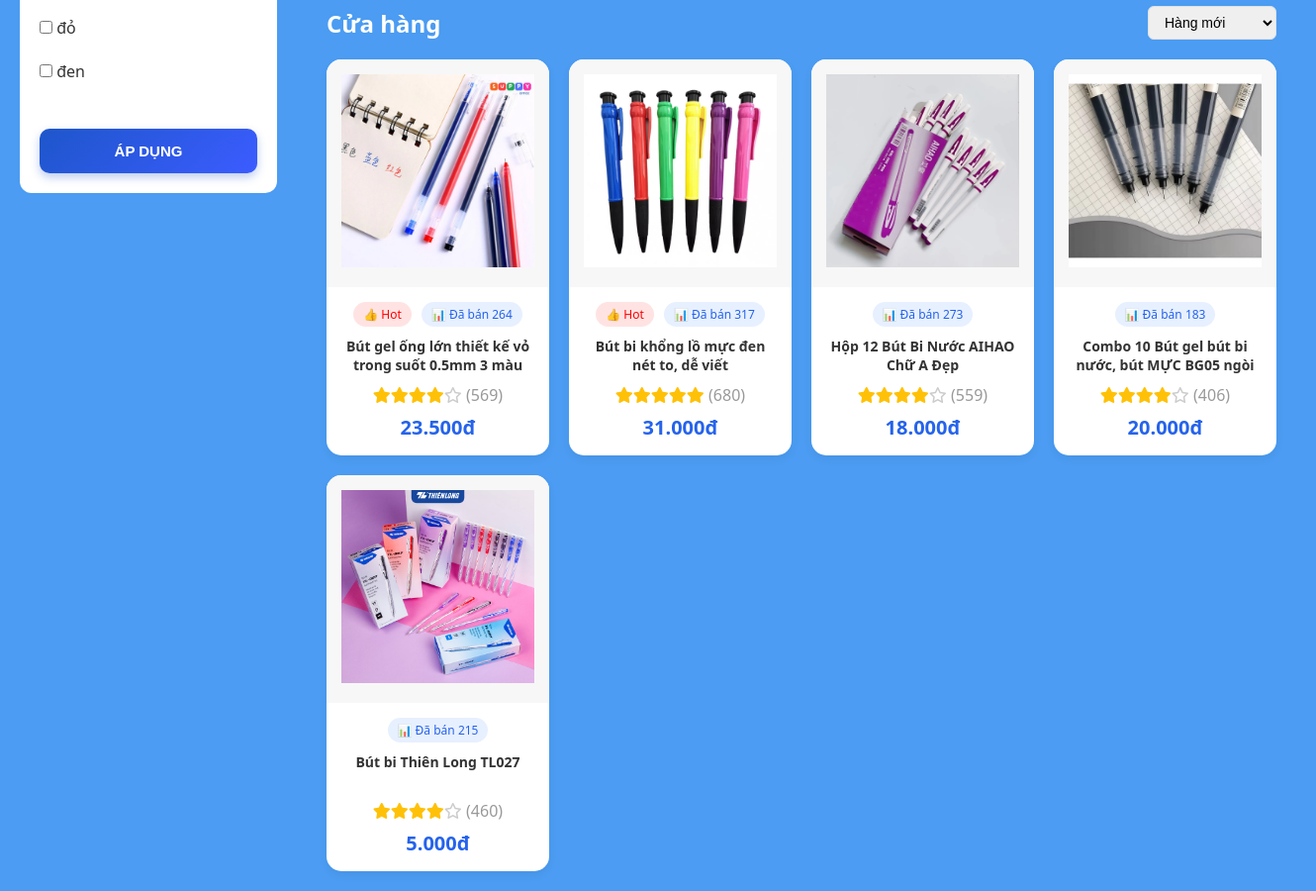
The page /shop.php?category_id=8 (middle part) on the database as committed earlier.
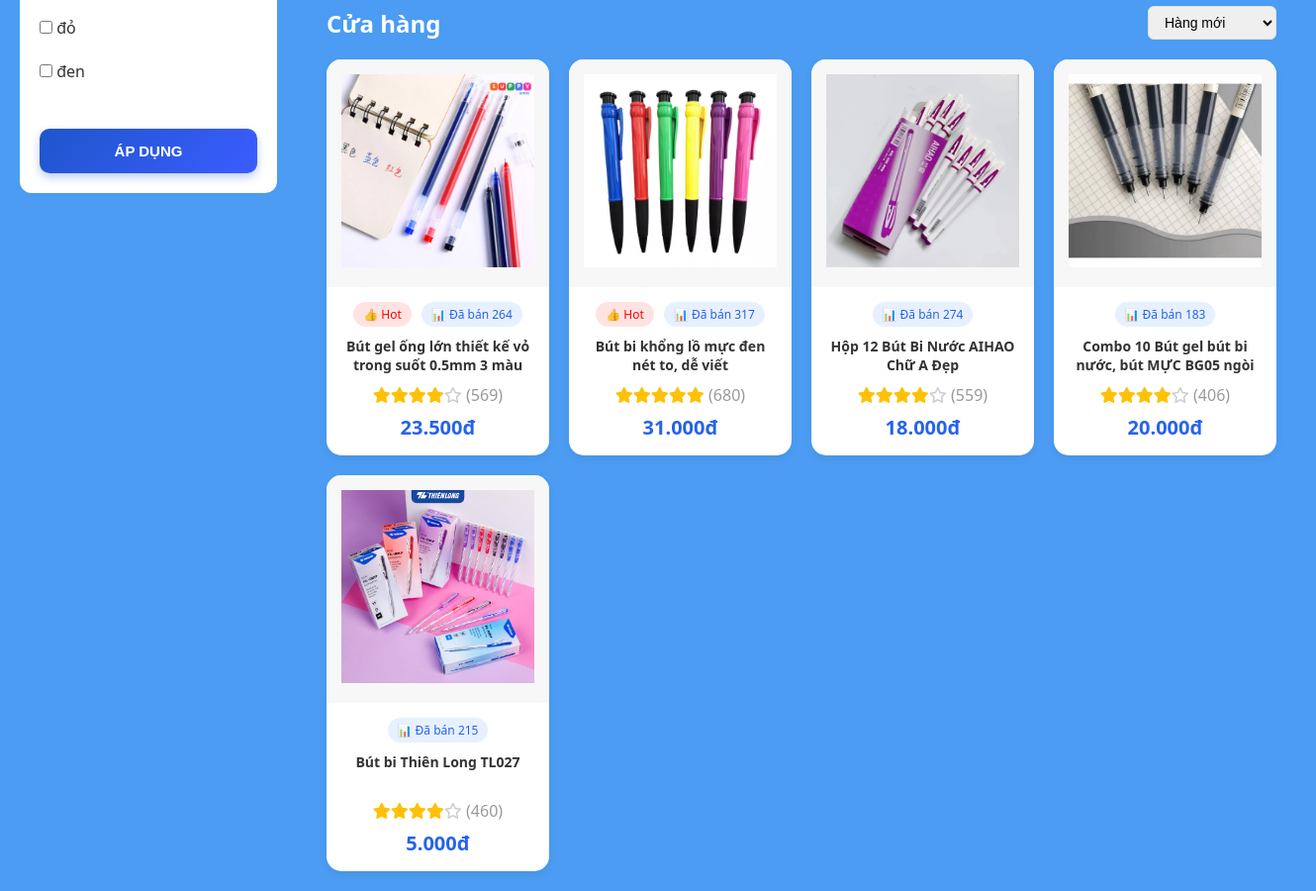
The same page on the database as committed later.
### tables this page shows
CREATE TABLE `sanpham` (
  `MaSP` int NOT NULL,
  `TenSP` varchar(200) DEFAULT NULL,
  `GiaBan` decimal(10,2) DEFAULT NULL,
  `SoLuongTon` int DEFAULT NULL,
  `Hinh` varchar(255) DEFAULT NULL,
  `MoTa` text,
  `madanhmuc` int DEFAULT NULL,
  `mathuonghieu` int DEFAULT NULL,
  `maqtv` int DEFAULT NULL,
  `MaKhuyenMai` int DEFAULT NULL,
  `SoLuongDaBan` int DEFAULT '0',
  `NoiBat` tinyint(1) DEFAULT '0',
  `Rating` int DEFAULT '5',
  `SoLuotDanhGia` int DEFAULT '0'
);

### shop.php (the view, shortened to what this page needs)
<?php
require_once "./config/db.php";
$conditions  = [];
$keyword     = trim($_GET['keyword'] ?? '');
$category_id = isset($_GET['category_id']) && $_GET['category_id'] != '' ? (int)$_GET['category_id'] : 0;
if ($category_id > 0) {
    $conditions[] = "madanhmuc = $category_id";
}
$sort_map = [
    'az'       => 'TenSP ASC',
    'za'       => 'TenSP DESC',
    'gia_tang' => 'GiaBan ASC',
    'gia_giam' => 'GiaBan DESC',
    'moi'      => 'MaSP DESC',
    'ban_chay' => 'SoLuongDaBan DESC',
];
$sort_key = $_GET['sort'] ?? 'moi';
$order_by = $sort_map[$sort_key] ?? 'MaSP DESC';
$sql_product = "SELECT * FROM sanpham";
if (count($conditions) > 0) {
    $sql_product .= " WHERE " . implode(' AND ', $conditions);
}
$sql_product .= " ORDER BY $order_by";
$result_product = mysqli_query($conn, $sql_product);
$total_found    = $result_product ? mysqli_num_rows($result_product) : 0;
$filters = [];
if ($category_id > 0) {
    $sql_attr    = "SELECT DISTINCT LoaiThuocTinh, GiaTri FROM bienthe_sanpham WHERE madanhmuc = $category_id";
    $result_attr = mysqli_query($conn, $sql_attr);
    if ($result_attr) {
        while ($row = mysqli_fetch_assoc($result_attr))
            $filters[$row['LoaiThuocTinh']][] = $row['GiaTri'];
    }
}
?>
<!doctype html>
<html lang="vi">
<head>
    <link rel="stylesheet" href="https://cdnjs.cloudflare.com/ajax/libs/font-awesome/6.5.0/css/all.min.css" />
    <link rel="stylesheet" href="./assets/css/shop.css" />
    <link rel="stylesheet" href="./assets/css/reposive.css" />
</head>
<body>
    <div class="shop-container">
        <aside class="shop-sidebar">
            <form action="shop.php" method="GET">
                <?php foreach ($filters as $loai => $values): ?>
                    <div class="filter-section">
                        <?php foreach ($values as $v): ?>
                            <label><input type="checkbox" name="attr[<?= $loai ?>][]" value="<?= $v ?>"> <?= $v ?></label><br>
                        <?php endforeach; ?>
                    </div>
                <?php endforeach; ?>
                <button type="submit" class="btn-filter">Áp dụng</button>
            </form>
        </aside>
        <div class="shop-content">
            <div class="shop-header">
                <h2><?= $keyword ? 'Kết quả tìm kiếm' : 'Cửa hàng' ?></h2>
                <div class="shop-actions">
                    <form action="shop.php" method="GET" style="display:inline">
                        <select name="sort" class="sort-select" onchange="this.form.submit()">
                            <option value="moi" <?= $sort_key == 'moi'     ? 'selected' : '' ?>>Hàng mới</option>
                        </select>
                    </form>
                </div>
            </div>
            <?php if ($total_found === 0 && $keyword !== ''): ?>
                <div class="search-empty">
                    <span class="material-symbols-outlined">search_off</span>
                    <h3>Không tìm thấy "<?= htmlspecialchars($keyword) ?>"</h3>
                    <p>Thử lại với từ khóa khác hoặc xem toàn bộ sản phẩm nhé!</p>
                    <a href="shop.php">← Xem tất cả sản phẩm</a>
                </div>
            <?php elseif ($total_found === 0): ?>
                <p>Không có sản phẩm</p>
            <?php else: ?>
                <div class="product-grid" id="productGrid">
                    <?php
                    function highlight($text, $kw)
                    {
                        if (!$kw) return htmlspecialchars($text);
                        return preg_replace(
                            '/(' . preg_quote(htmlspecialchars($kw), '/') . ')/iu',
                            '<mark class="kw-highlight">$1</mark>',
                            htmlspecialchars($text)
                        );
                    }
                    while ($sp = mysqli_fetch_assoc($result_product)):
                        $ma_sp      = $sp['MaSP'];
                        $ten_sp     = $sp['TenSP'];
                        $gia_ban    = $sp['GiaBan'];
                        $hinh_anh   = $sp['Hinh'];
                        $da_ban     = $sp['SoLuongDaBan'];
                        $rating     = $sp['Rating'];
                        $is_hot     = $sp['NoiBat'];
                        $so_luot_dg = $sp['SoLuotDanhGia'];
                    ?>
                        <a href="product-detail.php?id=<?= $ma_sp ?>" style="text-decoration:none;color:inherit;display:block">
                            <div class="product-card">
                                <div class="product-img">
                                    <img src="./assets/file_anh/San_Pham/<?= !empty($hinh_anh) ? $hinh_anh : 'default.png' ?>"
                                        alt="<?= htmlspecialchars($ten_sp) ?>" />
                                </div>
                                <div class="product-info">
                                    <div class="product-tag">
                                        <?php if ($is_hot == 1): ?><span class="new">👍 Hot</span><?php endif; ?>
                                        <span class="sold">📊 Đã bán <?= $da_ban ?></span>
                                    </div>
                                    <h3 class="product-name"><?= highlight($ten_sp, $keyword) ?></h3>
                                    <div class="rating">
                                        <?php for ($i = 1; $i <= 5; $i++) echo ($i <= $rating) ? '<i class="fa-solid fa-star" style="color:#ffc107"></i>' : '<i class="fa-regular fa-star" style="color:#ccc"></i>'; ?>
                                        <span>(<?= $so_luot_dg ?>)</span>
                                    </div>
                                    <div class="price"><?= number_format($gia_ban, 0, ',', '.') ?>đ</div>
                                </div>
                            </div>
                        </a>
                    <?php endwhile; ?>
                </div>
            <?php endif; ?>
        </div>
    </div>
</body>
</html>

### assets/css/shop.css (style rules this page uses)
* { margin: 0; padding: 0; box-sizing: border-box; }
body { font-family: "Segoe UI", Tahoma, Geneva, Verdana, sans-serif; background-color: #fff8f8; color: #333; }
.shop-container { display: grid; grid-template-columns: 260px 1fr; gap: 30px; padding: 20px; align-items: start; background-color: #4b9cf2; }
.shop-content { padding: 20px; border-radius: 12px; }
.shop-sidebar { background: white; padding: 20px; border-radius: 12px; position: sticky; top: 15%; height: auto; max-height: 80vh; overflow-y: auto; }
.filter-section label { display: block; font-size: 16px; }
.btn-filter { display: block; width: 100%; background: linear-gradient( 135deg, #1e56cb, #3b5cff ); color: #ffffff; font-size: 15px; font-weight: bold; text-transform: uppercase; text-align: center; padding: 14px 0; margin-top: 25px; border: none; border-radius: 10px; cursor: pointer; box-shadow: 0 4px 10px rgba(30, 86, 203, 0.3); transition: all 0.3s ease; }
.shop-header { display: flex; justify-content: space-between; align-items: center; margin: 20px 0; }
.shop-header h2 { color: white; }
.product-grid { display: grid; grid-template-columns: repeat(auto-fill, minmax(220px, 1fr)); gap: 20px; }
.product-card { background: white; border-radius: 15px; overflow: hidden; box-shadow: 0 4px 10px rgba(0, 0, 0, 0.05); transition: 0.3s; }
.product-img { padding: 15px; background: #f7f7f7; }
.product-img img { width: 100%; }
.product-info { padding: 15px; text-align: center; }
.product-tag { display: flex; justify-content: center; gap: 10px; margin-bottom: 10px; }
.new { background: #ffe3e3; color: red; padding: 4px 10px; border-radius: 20px; font-size: 12px; }
.sold { background: #e7f0ff; color: #2563eb; padding: 4px 10px; border-radius: 20px; font-size: 12px; }
.product-name { font-size: 14px; height: 40px; overflow: hidden; }
.rating { color: #fbbf24; margin: 8px 0; }
.rating span { color: #999; }
.price { color: #2563eb; font-weight: bold; font-size: 20px; }
.shop-actions { display: flex; align-items: center; gap: 10px; }
.sort-select { padding: 6px 10px; border-radius: 6px; border: 1px solid #ddd; }

### shop.php (style rules this page uses)
.sort-select { border: 1px solid #e0e0e0; border-radius: 6px; padding: 7px 12px; font-size: 14px; outline: none; cursor: pointer; }

Rows that differ between the two databases and show on the page:
changed sanpham "Hộp 12 Bút Bi Nước AIHAO Chữ A Đẹp": SoLuongDaBan "273" → "274"
